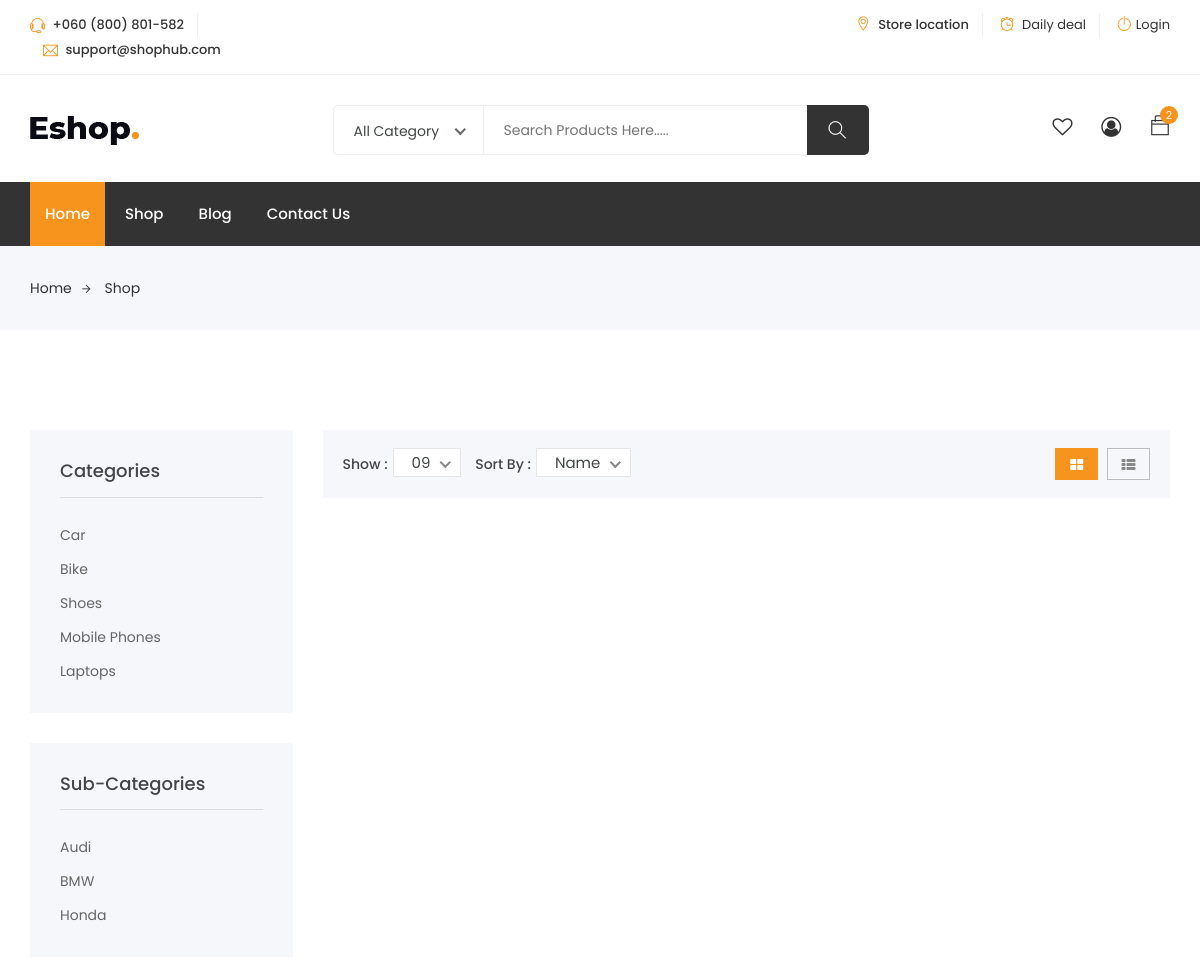
The page /eshop/subcategory.php?subid=1 (upper part) on the database as committed earlier.
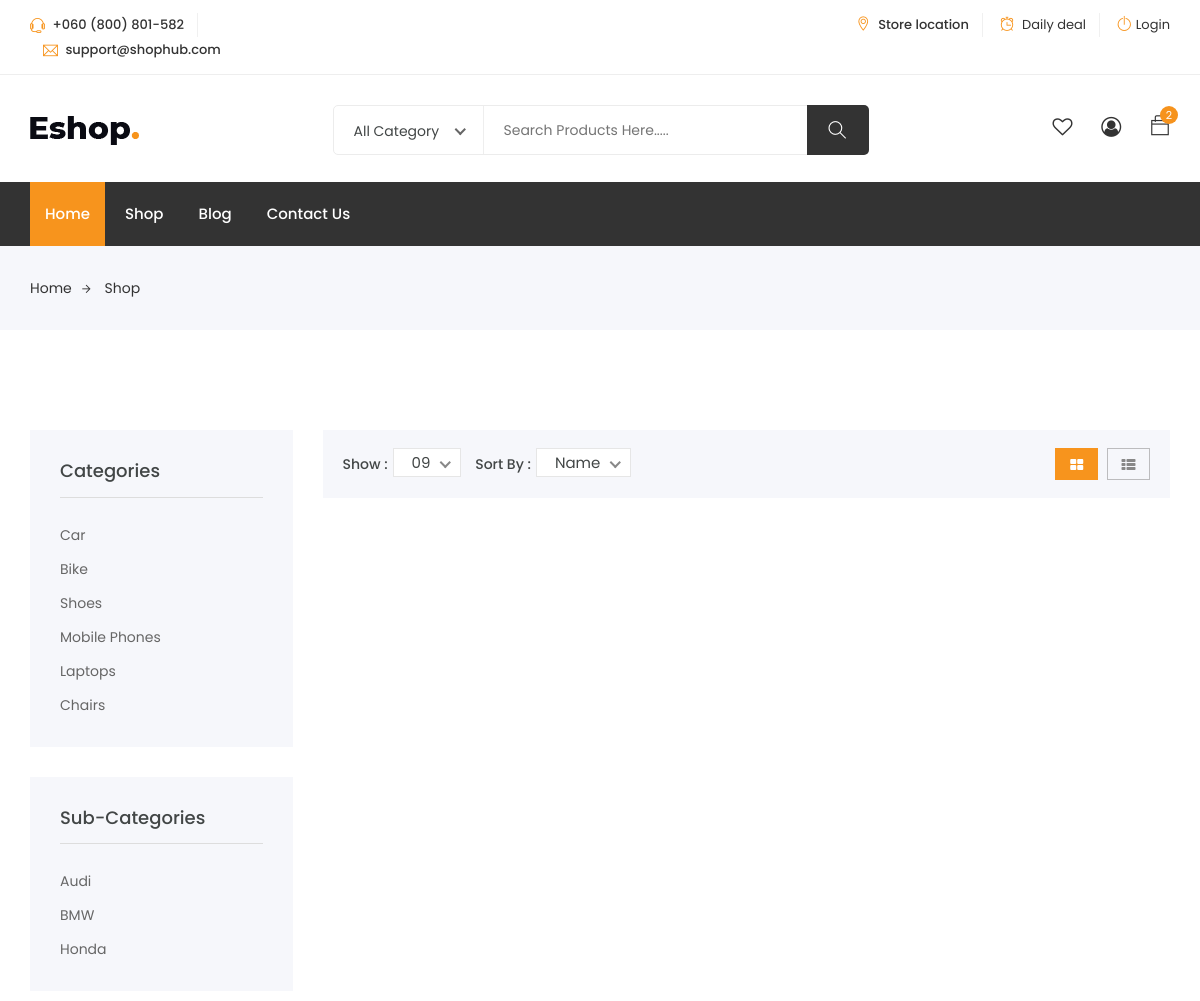
The same page on the database as committed later.
### tables this page shows
CREATE TABLE `category` (
  `cid` int(255) NOT NULL,
  `cname` varchar(255) NOT NULL,
  `cdes` varchar(255) NOT NULL,
  `cdate` varchar(255) NOT NULL
);

CREATE TABLE `subcategory` (
  `subid` int(255) NOT NULL,
  `catid` int(255) NOT NULL,
  `subname` varchar(255) NOT NULL,
  `subdes` varchar(255) NOT NULL,
  `subdate` varchar(255) NOT NULL
);

### eshop/subcategory.php (the view, shortened to what this page needs)
<?php
include('./include/all-header.php');
?>
<div class="breadcrumbs">
	<div class="container">
		<div class="row">
			<div class="col-12">
				<div class="bread-inner">
					<ul class="bread-list">
						<li><a href="index1.html">Home<i class="ti-arrow-right"></i></a></li>
						<li class="active"><a href="./shop.php">Shop</a></li>
					</ul>
				</div>
			</div>
		</div>
	</div>
</div>
<section class="product-area shop-sidebar shop section">
	<div class="container">
		<div class="row">
			<div class="col-lg-3 col-md-4 col-12">
				<div class="shop-sidebar">
					<div class="single-widget category">
						<h3 class="title">Categories</h3>
						<ul class="categor-list">
							<?php
							$csql = "SELECT * FROM `category` ";
							$crun = mysqli_query($conn, $csql);
							while ($cfetch = mysqli_fetch_assoc($crun)) {
							?>
								<li><a href="./category.php?cid=<?php echo $cfetch['cid'] ?>"><?php echo $cfetch['cname'] ?></a></li>
							<?php
							}
							?>
						</ul>
					</div>
					<div class="single-widget category">
						<h3 class="title">Sub-Categories</h3>
						<ul class="categor-list">
							<?php
							$subid = $_GET['subid'];
							$ssql = "SELECT * FROM `subcategory` WHERE `subid`='$subid' ";
							$srun = mysqli_query($conn, $ssql);
							$sfetch = mysqli_fetch_assoc($srun);
							$catid = $sfetch['catid'];
							$sql = "SELECT * FROM `subcategory` WHERE `catid`='$catid' ";
							$run = mysqli_query($conn, $sql);
							while ($fetch = mysqli_fetch_assoc($run)) {
							?>
								<li><a href="./subcategory.php?subid=<?php echo $fetch['subid'] ?>"><?php echo $fetch['subname'] ?></a></li>
							<?php
							}
							?>
						</ul>
					</div>
				</div>
			</div>
			<div class="col-lg-9 col-md-8 col-12">
				<div class="row">
					<div class="col-12">
						<div class="shop-top">
							<div class="shop-shorter">
								<div class="single-shorter">
									<label>Show :</label>
								</div>
								<div class="single-shorter">
									<label>Sort By :</label>
								</div>
							</div>
							<ul class="view-mode">
								<li class="active"><a href="shop-grid.html"><i class="fa fa-th-large"></i></a></li>
								<li><a href="shop-list.html"><i class="fa fa-th-list"></i></a></li>
							</ul>
						</div>
					</div>
				</div>
			</div>
		</div>
	</div>
</section>
<?php
include('./include/footer.php');
?>

### eshop/include/all-header.php (shortened to what this page needs)
<!DOCTYPE html>
<html lang="zxx">
<head>
	<link rel="stylesheet" href="css/bootstrap.css">
	<link rel="stylesheet" href="css/magnific-popup.min.css">
	<link rel="stylesheet" href="css/font-awesome.css">
	<link rel="stylesheet" href="css/jquery.fancybox.min.css">
	<link rel="stylesheet" href="css/themify-icons.css">
	<link rel="stylesheet" href="css/jquery-ui.css">
	<link rel="stylesheet" href="css/niceselect.css">
	<link rel="stylesheet" href="css/animate.css">
	<link rel="stylesheet" href="css/flex-slider.min.css">
	<link rel="stylesheet" href="css/owl-carousel.css">
	<link rel="stylesheet" href="css/slicknav.min.css">
	<link rel="stylesheet" href="css/reset.css">
	<link rel="stylesheet" href="style.css">
	<link rel="stylesheet" href="css/responsive.css">
</head>
<body class="js">
	<header class="header shop">
		<div class="topbar">
			<div class="container">
				<div class="row">
					<div class="col-lg-4 col-md-12 col-12">
						<div class="top-left">
							<ul class="list-main">
								<li><i class="ti-headphone-alt"></i> +060 (800) 801-582</li>
								<li><i class="ti-email"></i> support@shophub.com</li>
							</ul>
						</div>
					</div>
					<div class="col-lg-8 col-md-12 col-12">
						<div class="right-content">
							<ul class="list-main">
								<li><i class="ti-location-pin"></i> Store location</li>
								<li><i class="ti-alarm-clock"></i> <a href="#">Daily deal</a></li>
								<?php
								if (!empty($_SESSION['uemail'])) {
								?>
									<li><i class="ti-user"></i> <a href="./profile.php">My account</a></li>
									<li><i class="ti-power-off"></i><a href="./logout.php">Logout</a></li>
								<?php
								} else {
								?>
									<li><i class="ti-power-off"></i><a href="./login.php">Login</a></li>
								<?php
								}
								?>
							</ul>
						</div>
					</div>
				</div>
			</div>
		</div>
		<div class="middle-inner">
			<div class="container">
				<div class="row">
					<div class="col-lg-2 col-md-2 col-12">
						<div class="logo">
							<a href="./index.php"><img src="images/logo.png" alt="logo"></a>
						</div>
					</div>
					<div class="col-lg-8 col-md-7 col-12">
						<div class="search-bar-top">
							<div class="search-bar">
								<form>
									<input name="search" placeholder="Search Products Here....." type="search">
									<button class="btnn"><i class="ti-search"></i></button>
								</form>
							</div>
						</div>
					</div>
					<div class="col-lg-2 col-md-3 col-12">
						<div class="right-bar">
							<div class="sinlge-bar">
								<a href="#" class="single-icon"><i class="fa fa-heart-o" aria-hidden="true"></i></a>
							</div>
							<div class="sinlge-bar">
								<a href="#" class="single-icon"><i class="fa fa-user-circle-o" aria-hidden="true"></i></a>
							</div>
							<div class="sinlge-bar shopping">
								<a href="#" class="single-icon"><i class="ti-bag"></i> <span class="total-count">2</span></a>
							</div>
						</div>
					</div>
				</div>
			</div>
		</div>
		<div class="header-inner">
			<div class="container">
				<div class="cat-nav-head">
					<div class="row">
						<div class="col-12">
							<div class="menu-area">
								<nav class="navbar navbar-expand-lg">
									<div class="navbar-collapse">
										<div class="nav-inner">
											<ul class="nav main-menu menu navbar-nav">
												<li class="active"><a href="./index.php">Home</a></li>
												<li><a href="./shop.php">Shop</a></li>
												<li><a href="./blog.php">Blog</a></li>
												<li><a href="./contact.php">Contact Us</a></li>
											</ul>
										</div>
									</div>
								</nav>
							</div>
						</div>
					</div>
				</div>
			</div>
		</div>
	</header>

### eshop/include/footer.php (shortened to what this page needs)
</body>
</html>

Rows that differ between the two databases and show on the page:
added category: cname "Chairs"
